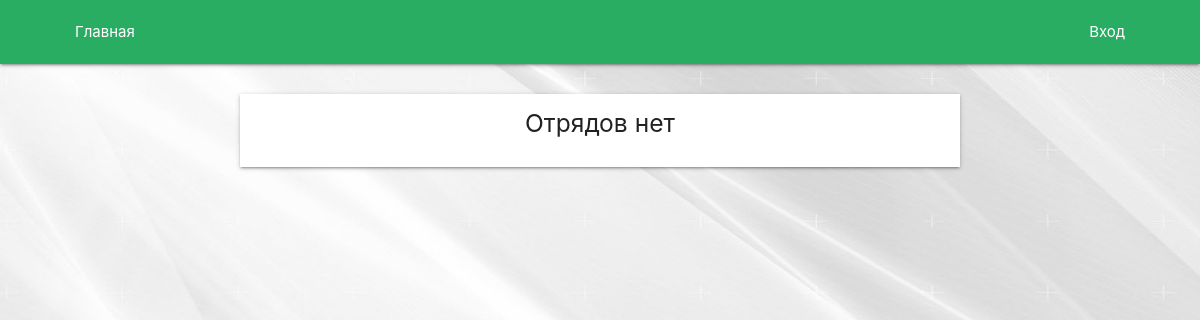
Before: /group/list/ with the older database file.
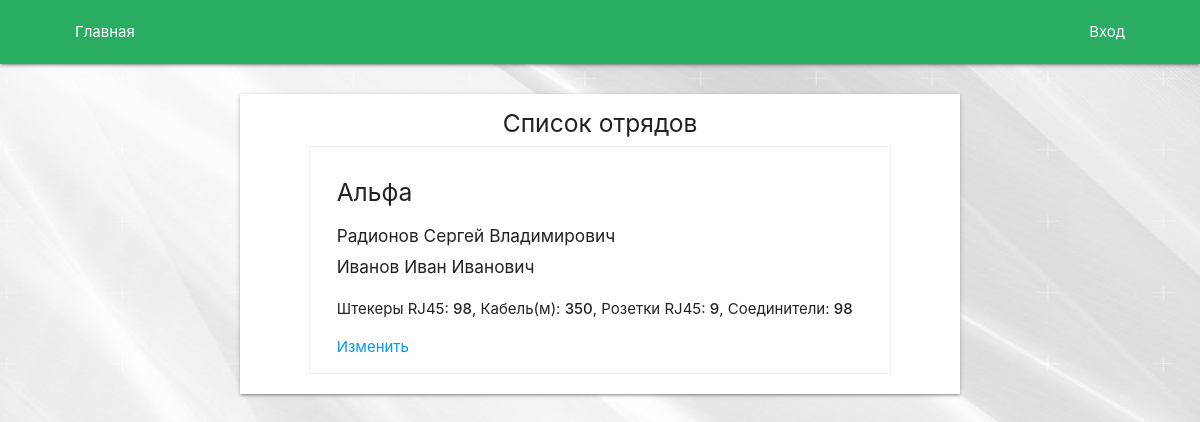
After: the same page with the newer database file.
### Group/models.py (models this page shows, shortened)
class Group(models.Model):
    name = models.CharField(max_length=128)
    is_active = models.BooleanField(default=True)
    plug = models.IntegerField(default=0)
    cable = models.IntegerField(default=0)
    rosette = models.IntegerField(default=0)
    connector = models.IntegerField(default=0)

### Account/models.py (models this page shows, shortened)
class ExtUser(models.Model):
    user = models.OneToOneField(User, on_delete=models.CASCADE)
    is_worker = models.BooleanField(default=False)
    surname = models.CharField(max_length=256, default='')
    phone = models.CharField(max_length=16, default='')
    group = models.ForeignKey(Group, on_delete=models.SET_NULL, null=True, blank=True)
    class Meta:
        verbose_name = 'ExtUser'
        verbose_name_plural = 'ExtUsers'

### Group/views.py (the view)
# urls.py: path('list/', group_list),
def group_list(request):
    groups = Group.objects.all()
    return render(request, 'Group/GroupList.html', {'groups': groups})

### templates/Group/GroupList.html (shortened to what this page needs)
{% extends 'base.html' %}
{% load static %}
{% load order_extra %}
{% block content %}
    <div class="container">
        <div class="row">
            <form method="post">
                <div class="col s12 m10 offset-m1 l8 offset-l2 xl6 offset-xl3 order_list z-depth-1">
                    {% if groups|length == 0 %}
                        <h5 class="center-align">Отрядов нет</h5>
                    {% else %}
                        <h5 class="center-align">Список отрядов</h5>
                    {% endif %}
                    {% for group in groups %}
                        <div class="col s10 offset-s1 group">
                            <div class="col s12">
                                <h5>{{ group.name }}</h5>
                            </div>
                            <div class="col s12">
                                {% for extuser in group.extuser_set.all %}
                                    <h6>{{ extuser.user.last_name }} {{ extuser.user.first_name }} {{ extuser.surname }}</h6>
                                {% endfor %}
                            </div>
                            <div class="col s12">
                                <p>Штекеры RJ45: <b>{{ group.plug }}</b>, Кабель(м): <b>{{ group.cable }}</b>, Розетки RJ45: <b>{{  group.rosette }}</b>, Соединители: <b>{{ group.connector }}</b></p>
                            </div>
                            <div class="col s12">
                                <a href="/group/{{ group.id }}/">Изменить</a>
                            </div>
                        </div>
                    {% endfor %}
                </div>
            </form>
        </div>
    </div>
{% endblock content %}

Changed rows visible on the page:
added Group: name "Альфа", plug "98", cable "350", rosette "9", connector "98"
now on this page (row unchanged): ExtUser: user.last_name "Радионов", user.first_name "Сергей", surname "Владимирович"
now on this page (row edited): ExtUser: user.last_name "Иванов", user.first_name "Иван", surname "Иванович"
Other visible differences:
text no longer shown: "Отрядов нет"
text now shown: "Список отрядов"
